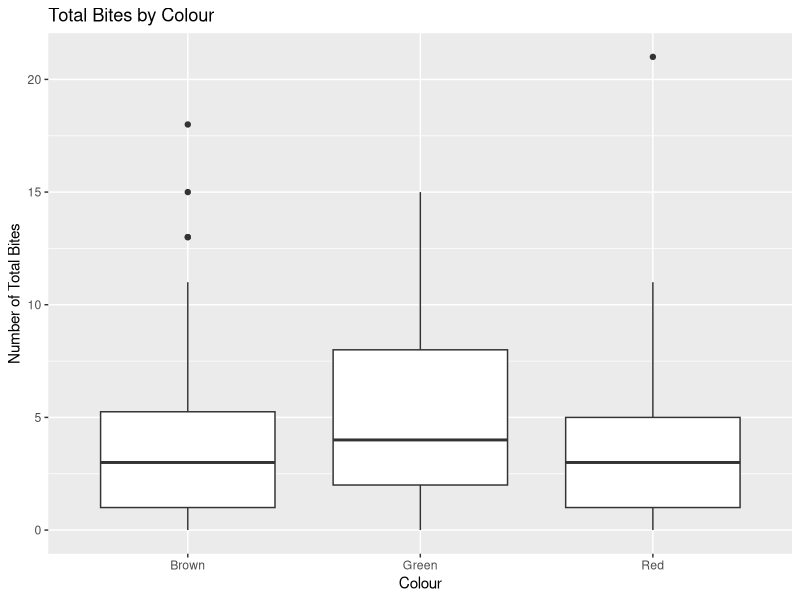
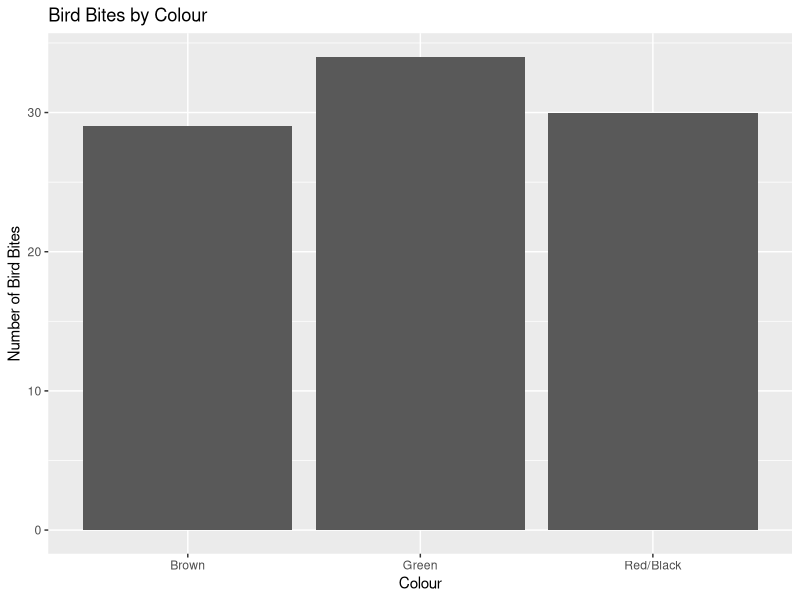
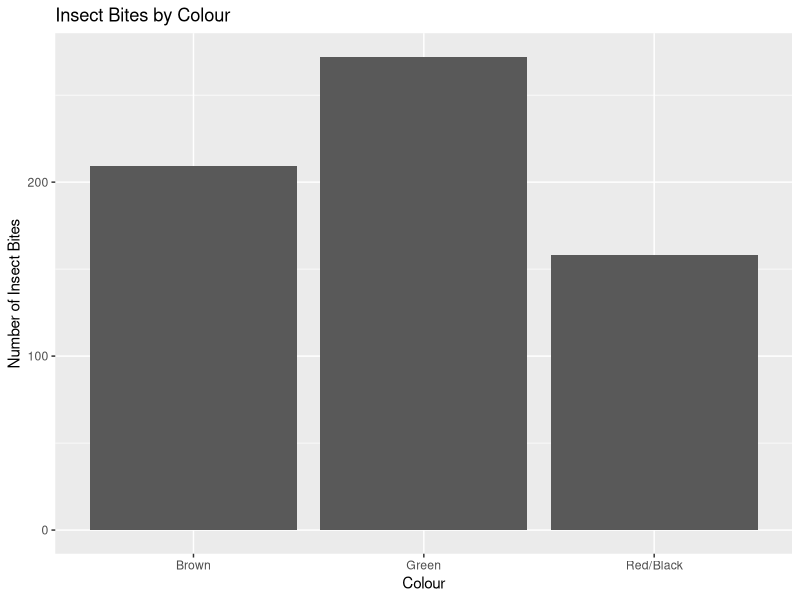
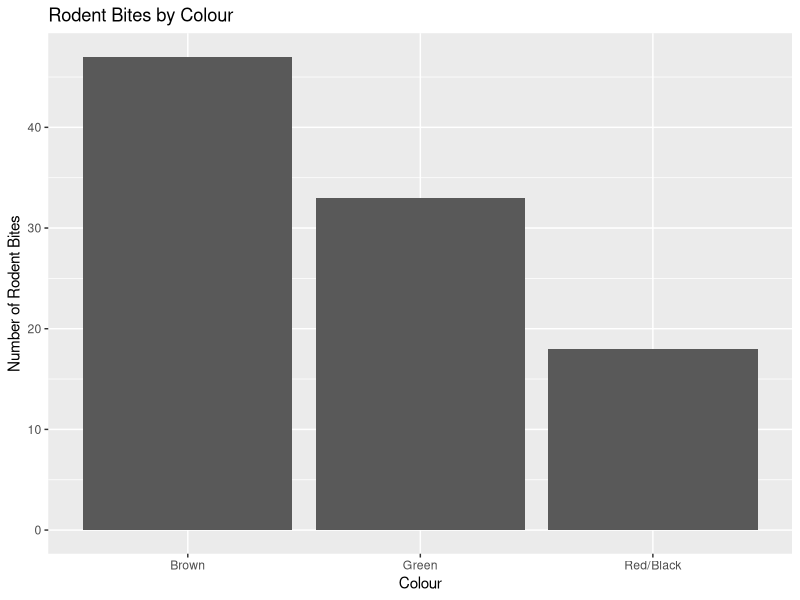
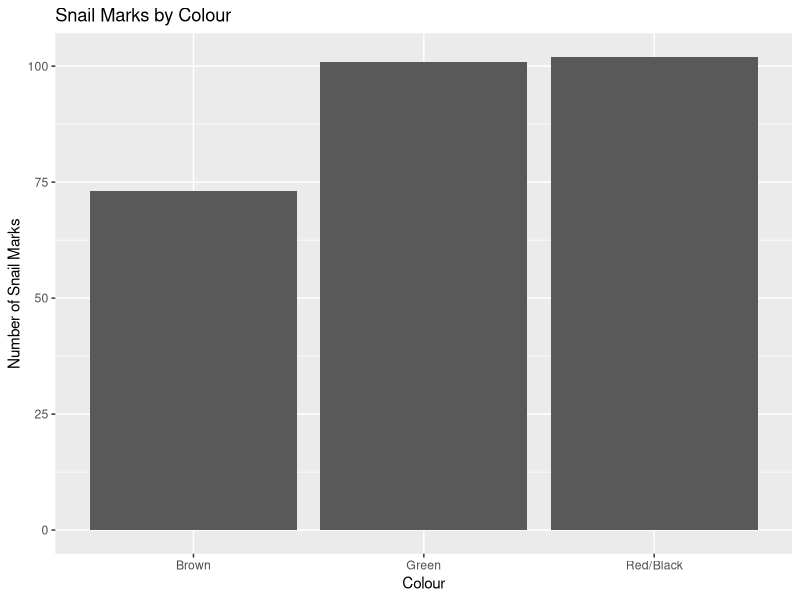
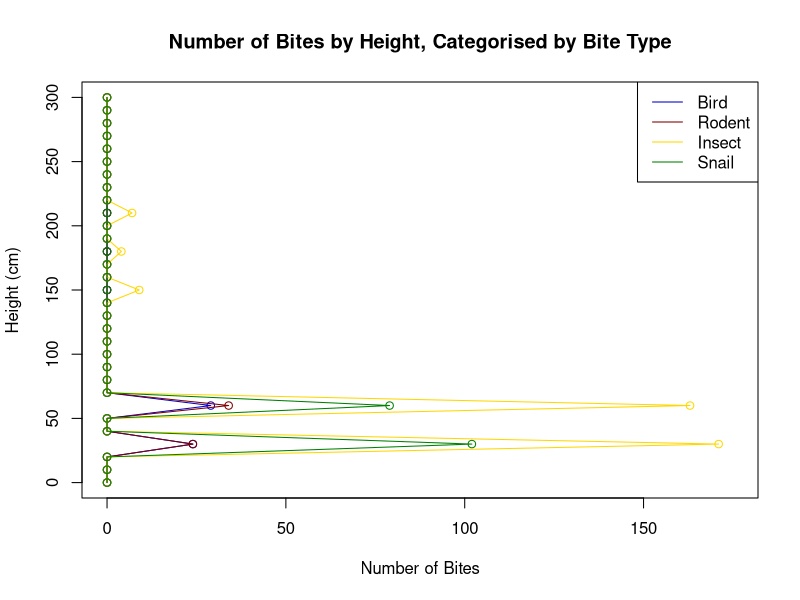

Reproduce these figures in R, in order.
## ---- chunk 1
knitr::opts_chunk$set(echo=FALSE, message=FALSE, warning=FALSE)

library(ggplot2)
## ---- chunk 2
# import data.csv
data <- read.csv("data.csv", header = TRUE, sep = ",")

# remove blank rows
data <- data[complete.cases(data), ]

# remove data that has RG in Colour..B.RB.G. row
data <- data[data$Colour..B.RB.G. != "RG", ]
# remove any spaces in Colour..B.RB.G.
data$Colour..B.RB.G. <- gsub(" ", "", data$Colour..B.RB.G.)

#save data to csv
write.csv(data, "data_clean.csv")

# remove missing catipillars where "missing" is in the missing..fallen column

data <- data[!grepl("missing", data$missing..fallen), ]
## ---- chunk 3
# generate table for the averages of the total bites (All.Bites) grouped by the colours given in column Colour..B.RB.G. with their standard deviation

average.table <- aggregate(data$All.Bites, by=list(data$Colour..B.RB.G), FUN=mean)

# for each colour in the average.table, find the standard deviation of the bites and add it to the table
# then print each average with its standard deviation

for (i in 1:nrow(average.table)) {
  colour <- average.table[i, 1]
  average <- average.table[i, 2]
  sd <- sd(data[data$Colour..B.RB.G == colour, ]$All.Bites)
  #print(paste(colour, ":", average, "±", sd))
}
## ---- chunk 4
# plot a box plot of All.Bites grouped by colour Colour..B.RB.G. from dataset data
# label the x axis as Colour and the y axis as Number of Total Bites
# rename the groups where B is Brown, RB is Red and G is Green
# title the plot "Total Bites by Colour"
ggplot(data, aes(x=Colour..B.RB.G., y=All.Bites)) + geom_boxplot() + xlab("Colour") + ylab("Number of Total Bites") + scale_x_discrete(labels=c("B"="Brown", "RB"="Red", "G"="Green")) + ggtitle("Total Bites by Colour")
## ---- chunk 5
# test the null hypothesis that the average number of bites is the same for all three colourways
# using the Kruskal Wallis test

test <- kruskal.test(All.Bites ~ Colour..B.RB.G., data=data)

print(test)
## ---- chunk 6
# bar chart of sum of Bird.bites  for each colour Colour..B.RB.G. from dataset data
# label the x axis as Colour and the y axis as Number of Bird Bites
# rename the groups where B is Brown, RB is Red/Black and G is Green
# title the plot "Bird Bites by Colour"

ggplot(data, aes(x=Colour..B.RB.G., y=Bird.bites)) + geom_bar(stat="identity") + xlab("Colour") + ylab("Number of Bird Bites") + scale_x_discrete(labels=c("B"="Brown", "RB"="Red/Black", "G"="Green")) + ggtitle("Bird Bites by Colour")
## ---- chunk 7
# bar chart of sum of Insect.bites  for each colour Colour..B.RB.G. from dataset data
# label the x axis as Colour and the y axis as Number of Bird Bites
# rename the groups where B is Brown, RB is Red/Black and G is Green
# title the plot "Bird Bites by Colour"

ggplot(data, aes(x=Colour..B.RB.G., y=Insect.bites)) + geom_bar(stat="identity") + xlab("Colour") + ylab("Number of Insect Bites") + scale_x_discrete(labels=c("B"="Brown", "RB"="Red/Black", "G"="Green")) + ggtitle("Insect Bites by Colour")
## ---- chunk 8
# bar chart of sum of Rodent.bites  for each colour Colour..B.RB.G. from dataset data
# label the x axis as Colour and the y axis as Number of Bird Bites
# rename the groups where B is Brown, RB is Red/Black and G is Green

ggplot(data, aes(x=Colour..B.RB.G., y=Rodent.bites)) + geom_bar(stat="identity") + xlab("Colour") + ylab("Number of Rodent Bites") + scale_x_discrete(labels=c("B"="Brown", "RB"="Red/Black", "G"="Green")) + ggtitle("Rodent Bites by Colour")
## ---- chunk 9
# bar chart of sum of Snail.marks  for each colour Colour..B.RB.G. from dataset data
# label the x axis as Colour and the y axis as Number of Bird Bites
# rename the groups where B is Brown, RB is Red/Black and G is Green

ggplot(data, aes(x=Colour..B.RB.G., y=Snail.marks)) + geom_bar(stat="identity") + xlab("Colour") + ylab("Number of Snail Marks") + scale_x_discrete(labels=c("B"="Brown", "RB"="Red/Black", "G"="Green")) + ggtitle("Snail Marks by Colour")
## ---- chunk 10
# test the null hypothesis that the number of bites is the same for all three colourways within each bite type
# using the Chi Squared test

test <- chisq.test(table(data$Colour..B.RB.G., data$Bird.bites > 0))
## ---- chunk 11
# test the null hypothesis that the number of bites is the same for all three colourways within each bite type
# using the Chi Squared test

test <- chisq.test(table(data$Colour..B.RB.G., data$Rodent.bites > 0))
## ---- chunk 12
# test the null hypothesis that the number of bites is the same for all three colourways within each bite type
# using the Chi Squared test

test <- chisq.test(table(data$Colour..B.RB.G., data$Insect.bites > 0))
## ---- chunk 13
# test the null hypothesis that the number of bites is the same for all three colourways within each bite type
# using the Chi Squared test

test <- chisq.test(table(data$Colour..B.RB.G., data$Snail.marks > 0))
## ---- chunk 14
# for each height in range 0-300 with 10 cm intervals, calculate number of "Bird.bites","Rodent.bites","Insect.bites","Snail.marks" and store in seperate vectors
pal <- colorRampPalette(c("#0000CD", "#800000", "#FFD700", "#008000"))

bird.bites <- c()
rodent.bites <- c()
insect.bites <- c()
snail.marks <- c()

for (i in seq(0, 300, 10)) {
  bird.bites <- c(bird.bites, sum(data$Bird.bites[data$Height..cm. == i]))
  rodent.bites <- c(rodent.bites, sum(data$Rodent.bites[data$Height..cm. == i]))
  insect.bites <- c(insect.bites, sum(data$Insect.bites[data$Height..cm. == i]))
  snail.marks <- c(snail.marks, sum(data$Snail.marks[data$Height..cm. == i]))
}

# plot the number of bites for each height
# label the x axis as Height and the y axis as Number of Bites
# title the plot "Number of Bites by Height"
plot(bird.bites, seq(0, 300, 10), type="o", col="#0000CD", xlab="Number of Bites", ylab="Height (cm)", main="Number of Bites by Height, Categorised by Bite Type", xlim=c(0, 175), ylim=c(0, 300))
lines(rodent.bites, seq(0, 300, 10),  type="o", col="#800000")
lines(insect.bites, seq(0, 300, 10), type="o", col="#FFD700")
lines(snail.marks, seq(0, 300, 10), type="o", col="#008000")
legend("topright", legend=c("Bird", "Rodent", "Insect", "Snail"), col=c("#0000CD", "#800000", "#FFD700", "#008000"), lty=1)
